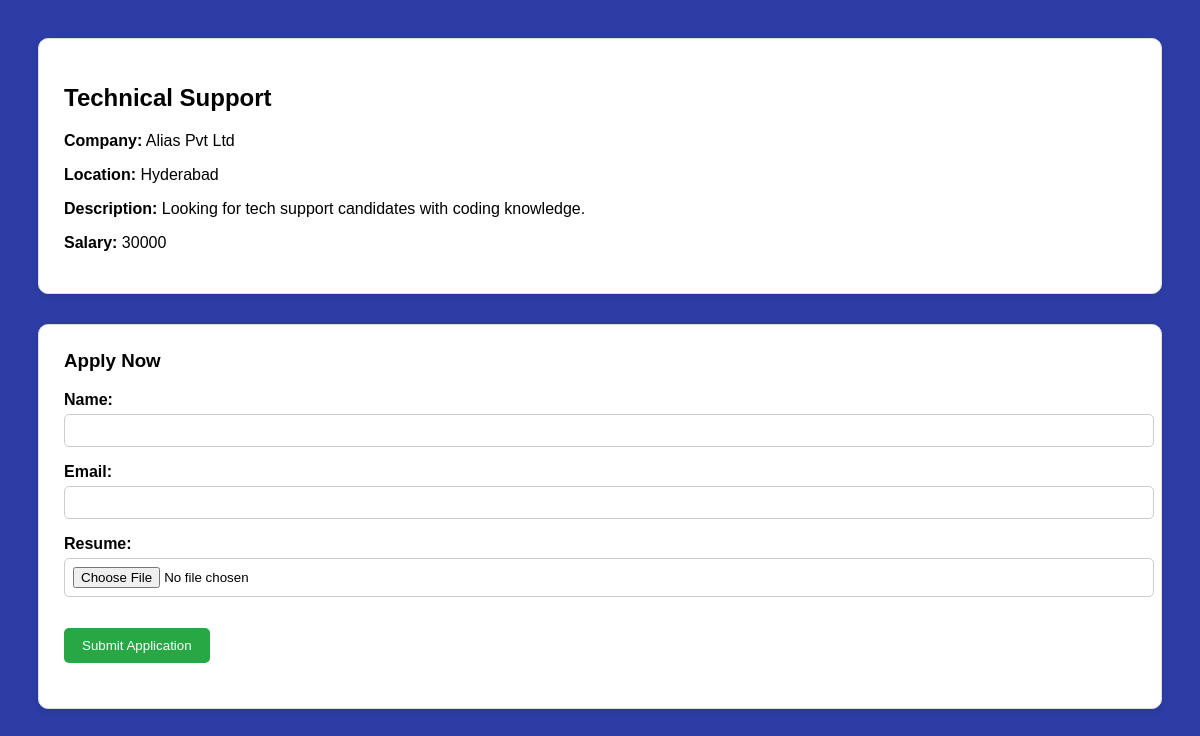
Page /apply/32/ (signed in) on the committed database.
### jobapp/models.py (models this page shows, shortened)
class Job(models.Model):
    title = models.CharField(max_length=100)
    description = models.TextField()
    category = models.CharField(max_length=50, choices=JOB_CATEGORIES, default='Software')
    company = models.CharField(max_length=100)
    location = models.CharField(max_length=100)
    salary = models.IntegerField()
    posted_by = models.ForeignKey(User, on_delete=models.CASCADE, related_name='jobs')
    posted_on = models.DateTimeField(default=timezone.now)

### jobapp/decorators.py (the view)
    def wrapper_func(request, *args, **kwargs):
        profile = UserProfile.objects.get(user=request.user)
        if profile.role == 'Job Seeker':
            return view_func(request, *args, **kwargs)
        else:
            return redirect('home')

### jobapp/forms.py
class ApplicationForm(forms.ModelForm):
    class Meta:
        model = Application
        fields = ['name', 'email', 'resume']

### jobapp/views.py (called while the page is built)
@login_required
@jobseeker_required
def apply_job(request, job_id):
    job = get_object_or_404(Job, pk=job_id)
    if Application.objects.filter(job=job, applicant=request.user).exists():
        return redirect('job_detail', job_id=job.id)
    if request.method == 'POST':
        form = ApplicationForm(request.POST, request.FILES)
        if form.is_valid():
            application = form.save(commit=False)
            application.job = job
            application.applicant = request.user
            application.save()
            return redirect('job_detail', job_id=job.id)
    else:
        form = ApplicationForm()
    return render(request, 'jobapp/apply_job.html', {'form': form, 'job': job})

### jobapp/templates/jobapp/apply_job.html (shortened to what this page needs)
{% load static %}
<!DOCTYPE html>
<html>
<head>
    <link rel="stylesheet" href="{% static 'jobapp/style.css' %}">
</head>
<body>
    <div class="job-card">
        <h2>{{ job.title }}</h2>
        <p><strong>Company:</strong> {{ job.company }}</p>
        <p><strong>Location:</strong> {{ job.location }}</p>
        <p><strong>Description:</strong> {{ job.description }}</p>
        <p><strong>Salary:</strong> {{ job.salary }}</p>
    </div>
    <div class="form-card">
        <h3>Apply Now</h3>
        <form method="post" enctype="multipart/form-data">
            {{ form.as_p }}
            <button type="submit">Submit Application</button>
        </form>
    </div>
</body>
</html>

### jobapp/static/jobapp/style.css (style rules this page uses)
body { font-family: Arial, sans-serif; padding: 20px; background-color: #f4f4f4; }
.job-card { background-color: #fff; padding: 15px; margin-bottom: 15px; border-left: 5px solid #007BFF; box-shadow: 0 2px 5px rgba(0,0,0,0.1); }
form { margin-bottom: 20px; }
input { margin-right: 10px; padding: 5px; }
button { padding: 5px 10px; background-color: #007BFF; color: white; border: none; cursor: pointer; border-radius: 4px; }
.job-card { border: 1px solid #ffffff; padding: 16px; margin-bottom: 12px; border-radius: 8px; }
body { background-color: rgb(45, 61, 165) !important; }
body { font-family: Arial, sans-serif; padding: 30px; background-color: #f4f4f4; }
.job-card, .form-card { background-color: #fff; border: 1px solid #ddd; border-radius: 10px; padding: 25px; margin-bottom: 30px; box-shadow: 0 2px 8px rgba(0,0,0,0.1); }
.form-card h3 { margin-top: 0; }
.form-card form label { font-weight: bold; display: block; margin: 10px 0 5px; }
.form-card form input { width: 100%; padding: 8px; border-radius: 5px; border: 1px solid #ccc; }
.form-card button { margin-top: 15px; background-color: #28a745; color: white; padding: 10px 18px; border: none; border-radius: 5px; cursor: pointer; }
body { background: #f0f2f5; }

### rows in the picture
Job: title "Technical Support", company "Alias Pvt Ltd", location "Hyderabad", description "Looking for tech support candidates with coding knowledge.", salary "30000"
